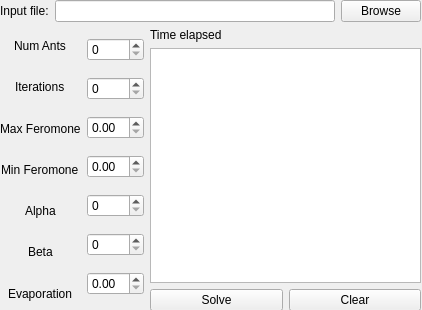
<?xml version="1.0" encoding="UTF-8"?>
<ui version="4.0">
 <class>MMAnts</class>
 <widget class="QWidget" name="MMAnts">
  <property name="geometry">
   <rect>
    <x>0</x>
    <y>0</y>
    <width>422</width>
    <height>310</height>
   </rect>
  </property>
  <property name="windowTitle">
   <string>Max-Min Ants</string>
  </property>
  <widget class="QWidget" name="verticalLayoutWidget_4">
   <property name="geometry">
    <rect>
     <x>0</x>
     <y>0</y>
     <width>421</width>
     <height>311</height>
    </rect>
   </property>
   <layout class="QVBoxLayout" name="verticalLayout_4">
    <item>
     <layout class="QHBoxLayout" name="horizontalLayout_2">
      <item>
       <widget class="QLabel" name="label_4">
        <property name="text">
         <string>Input file:</string>
        </property>
       </widget>
      </item>
      <item>
       <widget class="QLineEdit" name="lineEdit"/>
      </item>
      <item>
       <widget class="QPushButton" name="browseBut">
        <property name="text">
         <string>Browse</string>
        </property>
       </widget>
      </item>
     </layout>
    </item>
    <item>
     <layout class="QHBoxLayout" name="horizontalLayout">
      <item>
       <layout class="QVBoxLayout" name="verticalLayout">
        <item alignment="Qt::AlignHCenter">
         <widget class="QLabel" name="labelNumAnts">
          <property name="text">
           <string>Num Ants</string>
          </property>
         </widget>
        </item>
        <item alignment="Qt::AlignHCenter">
         <widget class="QLabel" name="labelIterations">
          <property name="text">
           <string>Iterations</string>
          </property>
         </widget>
        </item>
        <item alignment="Qt::AlignHCenter">
         <widget class="QLabel" name="labelMax">
          <property name="text">
           <string>Max Feromone</string>
          </property>
         </widget>
        </item>
        <item alignment="Qt::AlignHCenter">
         <widget class="QLabel" name="labelIMin">
          <property name="text">
           <string>Min Feromone</string>
          </property>
         </widget>
        </item>
        <item alignment="Qt::AlignHCenter">
         <widget class="QLabel" name="label">
          <property name="text">
           <string>Alpha</string>
          </property>
         </widget>
        </item>
        <item alignment="Qt::AlignHCenter">
         <widget class="QLabel" name="label_2">
          <property name="text">
           <string>Beta</string>
          </property>
         </widget>
        </item>
        <item alignment="Qt::AlignHCenter">
         <widget class="QLabel" name="label_3">
          <property name="text">
           <string>Evaporation</string>
          </property>
         </widget>
        </item>
       </layout>
      </item>
      <item>
       <layout class="QVBoxLayout" name="verticalLayout_2">
        <item>
         <widget class="QSpinBox" name="antsBox"/>
        </item>
        <item>
         <widget class="QSpinBox" name="iterationsBox"/>
        </item>
        <item>
         <widget class="QDoubleSpinBox" name="maxBox"/>
        </item>
        <item>
         <widget class="QDoubleSpinBox" name="minBox"/>
        </item>
        <item>
         <widget class="QSpinBox" name="alphaBox"/>
        </item>
        <item>
         <widget class="QSpinBox" name="betaBox"/>
        </item>
        <item>
         <widget class="QDoubleSpinBox" name="evapBox"/>
        </item>
       </layout>
      </item>
      <item>
       <layout class="QVBoxLayout" name="verticalLayout_3">
        <item>
         <widget class="QLabel" name="timeLabel">
          <property name="text">
           <string>Time elapsed</string>
          </property>
         </widget>
        </item>
        <item>
         <widget class="QTextEdit" name="solutionText"/>
        </item>
        <item>
         <layout class="QHBoxLayout" name="horizontalLayout_3">
          <item>
           <widget class="QPushButton" name="solveBut">
            <property name="text">
             <string>Solve</string>
            </property>
           </widget>
          </item>
          <item>
           <widget class="QPushButton" name="clearBut">
            <property name="text">
             <string>Clear</string>
            </property>
           </widget>
          </item>
         </layout>
        </item>
       </layout>
      </item>
     </layout>
    </item>
   </layout>
  </widget>
 </widget>
 <resources/>
 <connections/>
</ui>
